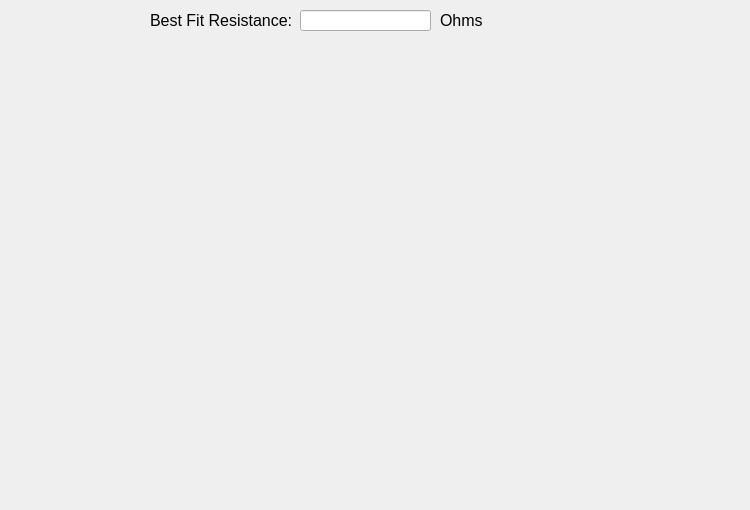
              <widget class="QWidget" name="tab_18">
               <attribute name="title">
                <string>First Period Plot</string>
               </attribute>
               <widget class="QWidget" name="widget_first_p" native="true">
                <property name="geometry">
                 <rect>
                  <x>0</x>
                  <y>40</y>
                  <width>741</width>
                  <height>461</height>
                 </rect>
                </property>
                <widget class="MatplotlibWidget" name="mplwidget_first_p">
                 <property name="geometry">
                  <rect>
                   <x>190</x>
                   <y>120</y>
                   <width>151</width>
                   <height>91</height>
                  </rect>
                 </property>
                </widget>
               </widget>
               <widget class="QLabel" name="label_14">
                <property name="geometry">
                 <rect>
                  <x>150</x>
                  <y>10</y>
                  <width>151</width>
                  <height>21</height>
                 </rect>
                </property>
                <property name="font">
                 <font>
                  <pointsize>12</pointsize>
                 </font>
                </property>
                <property name="text">
                 <string>Best Fit Resistance:</string>
                </property>
               </widget>
               <widget class="QLineEdit" name="lineEdit_bfr_first_p">
                <property name="geometry">
                 <rect>
                  <x>300</x>
                  <y>10</y>
                  <width>131</width>
                  <height>21</height>
                 </rect>
                </property>
                <property name="font">
                 <font>
                  <pointsize>12</pointsize>
                 </font>
                </property>
                <property name="text">
                 <string/>
                </property>
               </widget>
               <widget class="QLabel" name="label_resistance_unit_first_p">
                <property name="geometry">
                 <rect>
                  <x>440</x>
                  <y>10</y>
                  <width>51</width>
                  <height>21</height>
                 </rect>
                </property>
                <property name="font">
                 <font>
                  <pointsize>12</pointsize>
                 </font>
                </property>
                <property name="text">
                 <string>Ohms</string>
                </property>
               </widget>
              </widget>
